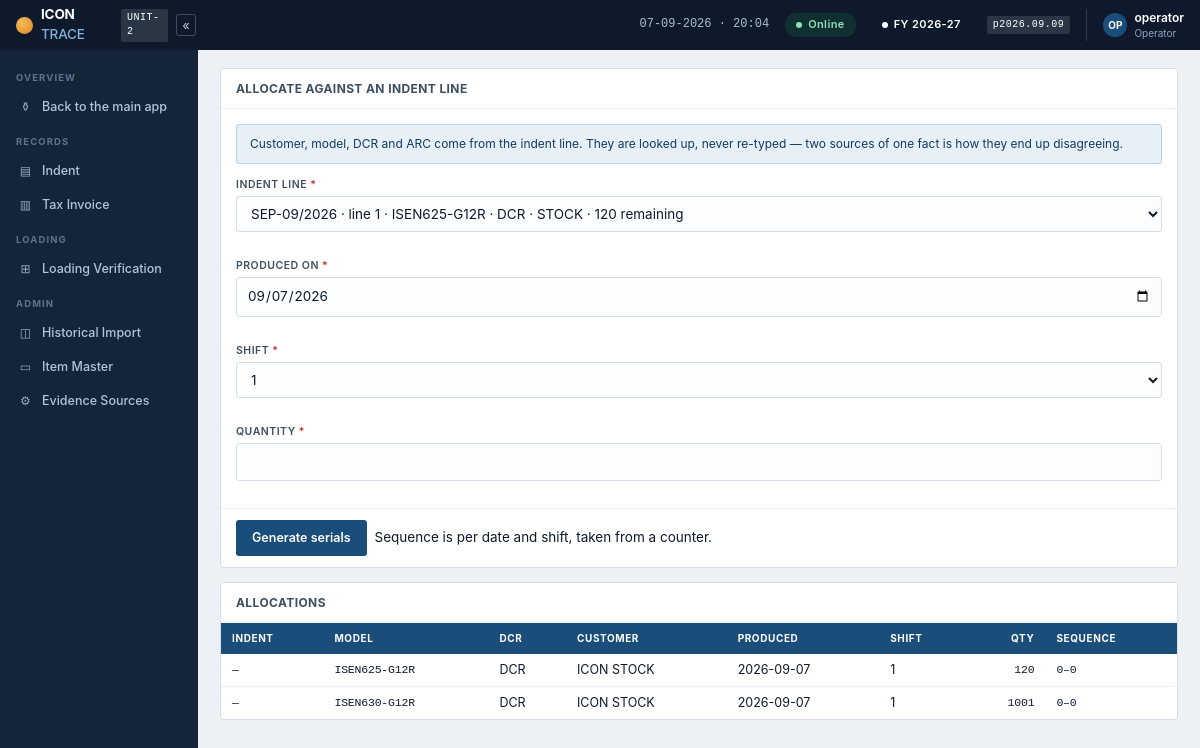
/planning, run on an earlier commit of the app's database.
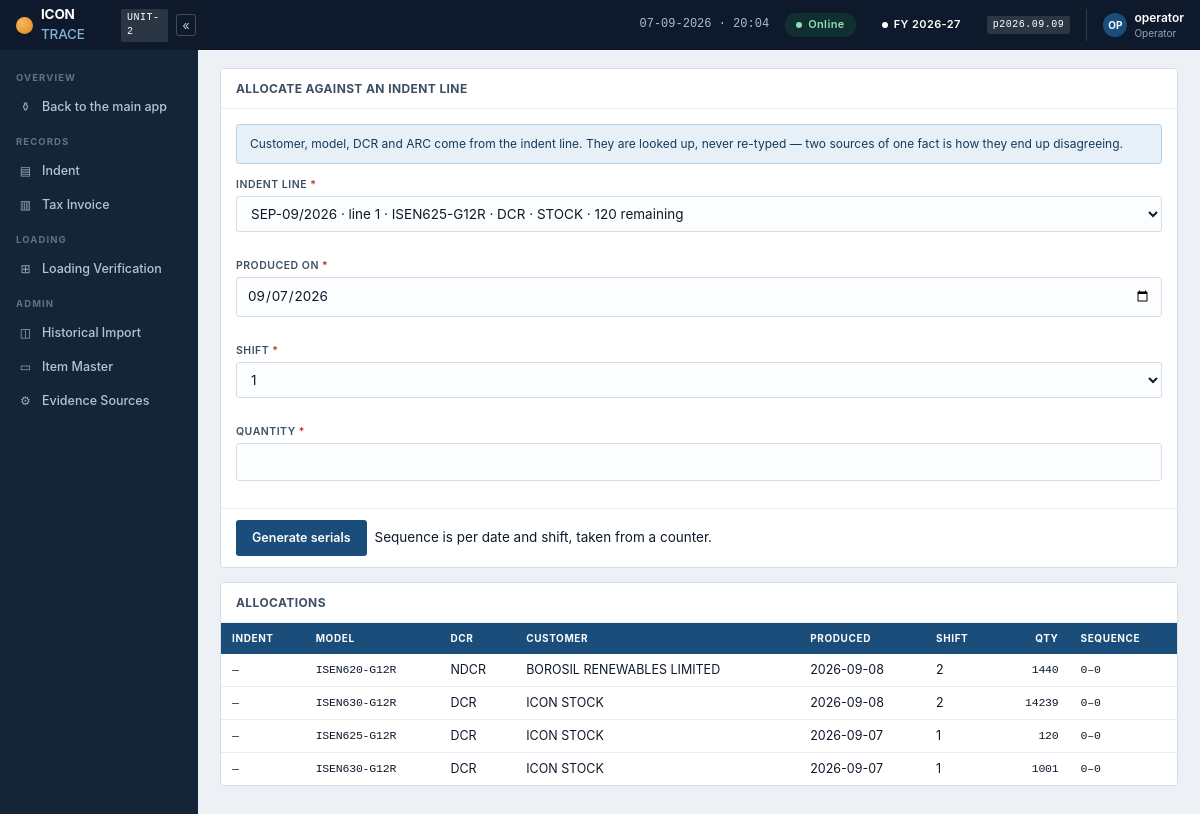
And on a later commit of the database.
### tables this page shows
CREATE TABLE allocation (
  alloc_id       INTEGER PRIMARY KEY AUTOINCREMENT,
  indent_line_id INTEGER      NOT NULL,
  model          TEXT NOT NULL,
  wattage        INT         NOT NULL,
  customer       TEXT NULL,
  dcr            TEXT NULL,
  arc            TEXT NULL,
  date_produced  TEXT        NOT NULL,
  shift          INTEGER     NOT NULL,
  qty            INT         NOT NULL,
  seq_from       INT         NOT NULL,
  seq_to         INT         NOT NULL,
  created_at     TEXT    NOT NULL DEFAULT CURRENT_TIMESTAMP,
  created_by     TEXT NOT NULL,

  CONSTRAINT fk_alloc_line FOREIGN KEY (indent_line_id)
    REFERENCES indent_line (indent_line_id)
);

### app.py (the view, shortened to what this page needs)
@app.route("/planning", methods=["GET", "POST"])
def planning():
    with db.conn() as (cx, cur):
        prog = db.indent_progress(cur)
        allocs = db.allocations(cur)
    return render_template("planning.html", prog=prog, allocs=allocs,
                           today=datetime.date.today().isoformat())

### app.py (called while the page is built)
def build_id():
    h = hashlib.sha256()
    for name in BUILD_FILES:
        for folder in (BASE, os.path.join(BASE, "static"),
                       os.path.join(BASE, "templates")):
            p = os.path.join(folder, name)
            if os.path.exists(p):
                h.update(str(os.path.getmtime(p)).encode())
                h.update(str(os.path.getsize(p)).encode())
                break
    return h.hexdigest()[:10]

@app.after_request
def no_store(resp):
    ct = resp.headers.get("Content-Type", "")
    if "text/html" in ct or "application/json" in ct:
        resp.headers["Cache-Control"] = "no-store, no-cache, must-revalidate, max-age=0"
        resp.headers["Pragma"] = "no-cache"
        resp.headers["Expires"] = "0"
        resp.headers["X-Icon-Build"] = build_id()
    return resp

def actor():
    return session.get("user", "operator")

@app.context_processor
def globals_():
    return {
        "db_mode": "MySQL" if db.available() else "DEMO — nothing is saved",
        "db_live": db.available(),
        "today": datetime.date.today(),
        "fy_label": db.fy_label(db.fin_year()),
        "user": actor(),
        "parser_version": invparse.__version__,
        "now": datetime.datetime.now().strftime("%d-%m-%Y  ·  %H:%M"),
        "cfg_unit": "2",
        "build": build_id(),
    }

### db.py (called while the page is built, shortened)
def available():
    return True

def fin_year(d=None):
    d = d or datetime.date.today()
    return d.year if d.month >= 4 else d.year - 1

def fy_label(fy):
    return "%d-%02d" % (fy, (fy + 1) % 100)

def indent_progress(cur, indent_no=None):
    sql = "SELECT * FROM v_indent_progress"
    args = ()
    if indent_no:
        sql += " WHERE indent_no=%s"
        args = (indent_no,)
    cur.execute(sql + " ORDER BY indent_date DESC, line_no", args)
    return cur.fetchall()

def allocations(cur):
    if cur is None:
        return list(reversed(_demo["alloc"]))
    cur.execute("SELECT * FROM allocation ORDER BY alloc_id DESC LIMIT 50")
    return cur.fetchall()

### store.py (called while the page is built, shortened)
def _row_factory(cursor, row):
    return {d[0]: row[i] for i, d in enumerate(cursor.description)}

def ensure():
    global _ready
    if _ready and os.path.exists(DB_PATH):
        return

    def execute(self, sql, args=()):
        self._c.execute(sql.replace("%s", "?"), tuple(args))
        return self

    def fetchall(self):
        return self._c.fetchall()

### templates/planning.html
{% extends "base.html" %}{% set nav='planning' %}
{% block body %}
<div class="card"><div class="card-h"><h3>Allocate against an indent line</h3></div>
<form method="post"><div class="card-b">
  <div class="note n-info">Customer, model, DCR and ARC come from the indent
  line. They are looked up, never re-typed — two sources of one fact is how
  they end up disagreeing.</div>
  {% if prog %}
  <div class="grid">
    <div class="fld req" style="grid-column:1/-1"><label>Indent line</label>
      <select name="indent_line_id">
      {% for p in prog %}<option value="{{ p.indent_line_id }}">
        {{ p.indent_no }} · line {{ p.line_no }} · {{ p.model }} · {{ p.dcr }}
        · {{ p.customer }} · {{ p.remaining_qty }} remaining</option>{% endfor %}
      </select></div>
    <div class="fld req"><label>Produced on</label>
      <input type="date" name="produced_on" value="{{ today }}"></div>
    <div class="fld req"><label>Shift</label>
      <select name="shift"><option>1</option><option>2</option><option>3</option></select></div>
    <div class="fld req"><label>Quantity</label><input type="number" name="qty" min="1"></div>
  </div>
  {% else %}<p class="hint">No indent lines yet. Create an indent first.</p>{% endif %}
</div>
{% if prog %}<div class="card-f"><button class="btn btn-primary">Generate serials</button>
  <span class="hint">Sequence is per date and shift, taken from a counter.</span></div>{% endif %}
</form></div>
<div class="card"><div class="card-h"><h3>Allocations</h3></div>
{% if allocs %}<div class="scroll"><table>
<thead><tr><th>Indent</th><th>Model</th><th>DCR</th><th>Customer</th><th>Produced</th>
<th>Shift</th><th style="text-align:right">Qty</th><th>Sequence</th></tr></thead><tbody>
{% for a in allocs %}<tr>
  <td class="mono">{{ a.indent_no or '—' }}</td><td class="mono">{{ a.model }}</td>
  <td>{{ a.dcr }}</td><td>{{ a.customer }}</td><td>{{ a.date_produced }}</td>
  <td>{{ a.shift }}</td><td style="text-align:right" class="mono">{{ a.qty }}</td>
  <td class="mono">{{ a.seq_from }}–{{ a.seq_to }}</td></tr>{% endfor %}
</tbody></table></div>{% else %}<div class="card-b hint">Nothing allocated yet.</div>{% endif %}</div>
{% endblock %}

### templates/base.html (shortened to what this page needs)
<!doctype html>
<html lang="en"><head>
<link rel="stylesheet" href="{{ url_for('static', filename='icon.css') }}?b={{ build }}">
</head><body>
<div id="app">
  <div class="topbar">
    <div class="tb-mark"><div class="tb-sun"></div><b>ICON <span>TRACE</span></b>
      <span class="tb-unit">UNIT-{{ cfg_unit }}</span>
      <button id="sideBtn" class="side-toggle" title="Collapse the menu">&laquo;</button>
    </div>
    <div class="tb-right">
      <span class="tb-clock">{{ now }}</span>
      <span class="conn on" id="conn"><i></i><span>Online</span></span>
      <span class="shift-pill"><i></i><span>FY {{ fy_label }}</span></span>
      <span class="tb-unit" title="build">p{{ parser_version }}</span>
      <div class="tb-user">
        <div class="tb-av">{{ user[:2] | upper }}</div>
        <div><div style="font-size:12px;font-weight:600">{{ user }}</div>
        <div style="font-size:10px;color:#8FA5BC">Operator</div></div>
      </div>
    </div>
  </div>
  <nav class="side" id="sidenav">
    <div class="nav-sec">Overview</div>
    <a class="nav-i" href="/"><em>&#9905;</em>Back to the main app</a>
    <div class="nav-sec">Records</div>
    <a class="nav-i {{ 'on' if nav=='indent' }}" href="{{ url_for('indent_list') }}"><em>&#9636;</em>Indent</a>
    <a class="nav-i {{ 'on' if nav=='invoice' }}" href="{{ url_for('invoice_upload') }}"><em>&#9637;</em>Tax Invoice</a>
    <div class="nav-sec">Loading</div>
    <a class="nav-i {{ 'on' if nav=='loading' }}" href="{{ url_for('loading') }}"><em>&#8862;</em>Loading Verification</a>
    <div class="nav-sec">Admin</div>
    <a class="nav-i {{ 'on' if nav=='import' }}" href="{{ url_for('challan_import') }}"><em>&#9707;</em>Historical Import</a>
    <a class="nav-i {{ 'on' if nav=='models' }}" href="{{ url_for('model_master') }}"><em>&#9645;</em>Item Master</a>
    <a class="nav-i {{ 'on' if nav=='settings' }}" href="{{ url_for('settings') }}"><em>&#9881;</em>Evidence Sources</a>
  </nav>
  <div class="main">
  {% block body %}{% endblock %}
  </div>
</div>
</body></html>

What changed in the data, as far as the page shows it:
added allocation: indent_no "—", model "ISEN620-G12R", dcr "NDCR", customer "BOROSIL RENEWABLES LIMITED", date_produced "2026-09-08", shift "2", qty "1440", seq_from "0", seq_to "0"
added allocation: indent_no "—", model "ISEN630-G12R", dcr "DCR", customer "ICON STOCK", date_produced "2026-09-08", shift "2", qty "14239", seq_from "0", seq_to "0"
